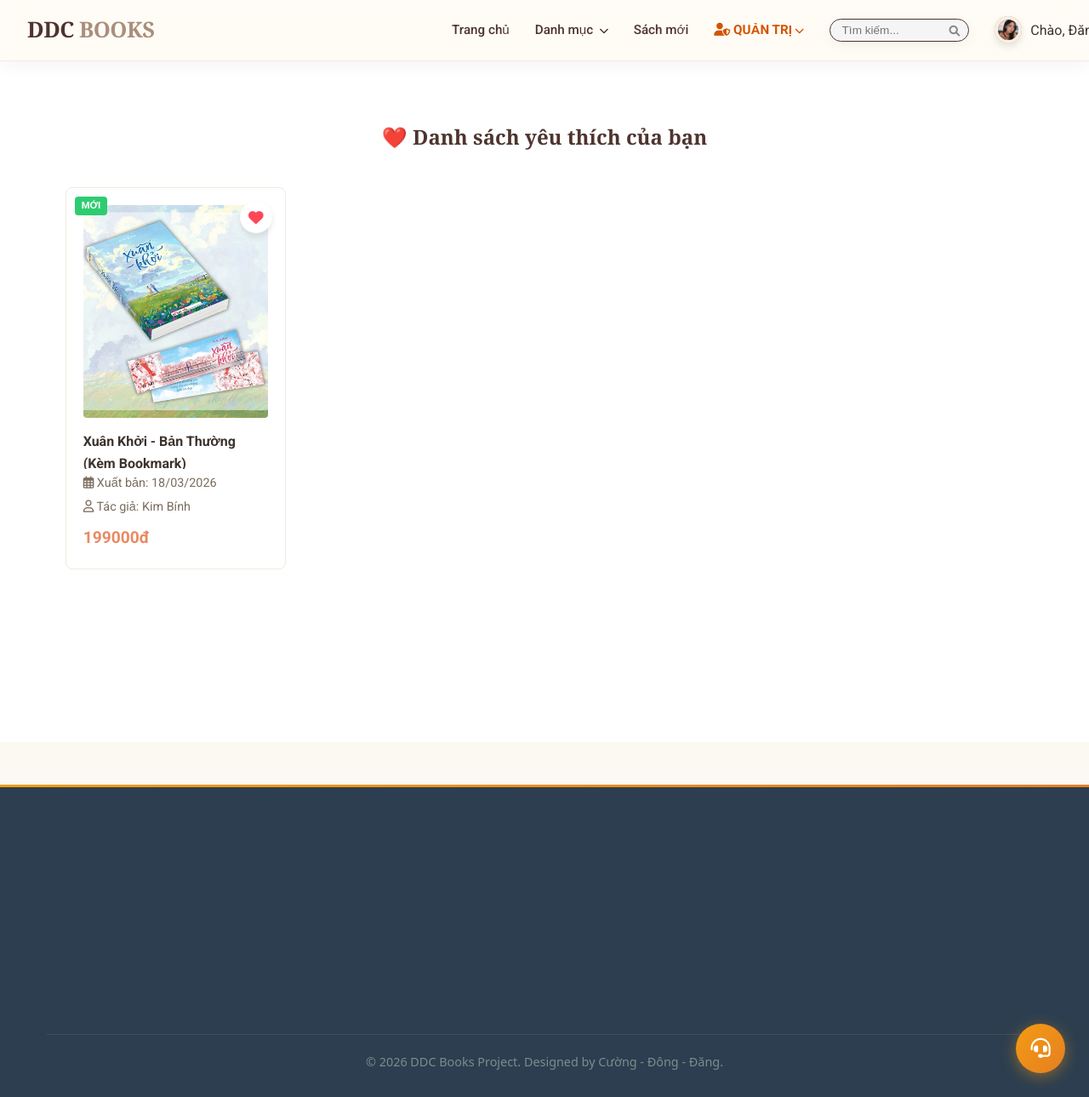
The page /my-wishlist/ (signed in) on the database its author committed.
### app/models.py (models this page shows, shortened)
class Profile(models.Model):
    user = models.OneToOneField(User, on_delete=models.CASCADE, related_name='profile')
    avatar = models.ImageField(default='default.jpg', upload_to='profile_pics')
    phone = models.CharField(max_length=15, blank=True)
    address = models.TextField(blank=True, null=True)

class Book(models.Model):
    title = models.CharField(max_length=200)
    author = models.CharField(max_length=100)
    price = models.DecimalField(max_digits=10, decimal_places=0)
    category = models.ForeignKey(Category, on_delete=models.SET_NULL, null=True, related_name='books')
    stock = models.IntegerField(default=0)
    release_date = models.DateField(default=timezone.now)
    wishlist = models.ManyToManyField(User, related_name="favorite_books", blank=True)
    description = models.TextField(blank=True, null=True)
    image = models.ImageField(upload_to='books/', blank=True, null=True)
    @property
    def is_new(self):
        three_months_ago = timezone.now().date() - timedelta(days=90)
        return self.release_date >= three_months_ago

### app/views.py (the view)
# urls.py: path('my-wishlist/', views.wishlist_list, name='wishlist_list'),
@login_required
def wishlist_list(request):
    favorite_books = Book.objects.filter(wishlist=request.user).order_by('-id')
    context = {
        'books': favorite_books,
        'title': 'Sách yêu thích của tôi'
    }
    return render(request, 'app/wishlist.html', context)

### app/context_processors.py (called while the page is built)
def categories_processor(request):
    return {
        'categories': Category.objects.all()
    }

### app/templates/app/wishlist.html (shortened to what this page needs)
{% extends 'app/base.html' %}
{% load static %}
{% block content %}
<div class="container" style="margin-top: 50px; margin-bottom: 100px;">
    <h2 style="text-align: center; font-family: 'Playfair Display', serif; margin-bottom: 40px; color: #4E342E;">
        ❤️ Danh sách yêu thích của bạn
    </h2>
    <div class="book-grid">
      {% for book in books %}
        <a href="{% url 'book_detail' book.id %}" class="book-card-link" style="text-decoration: none; color: inherit; display: block;">
          <div class="book-card" style="position: relative;">
            {% if book.is_new %}
              <span class="badge-new">MỚI</span>
            {% endif %}
            <button class="wishlist-btn active"
                    onclick="event.preventDefault(); event.stopPropagation(); toggleWishlist(this, '{{ book.id }}')">
              <i class="fas fa-heart"></i>
            </button>
            <div class="book-thumb" style="background: {% if not book.image %}#eee{% endif %}; padding: 0; overflow: hidden; display: flex; align-items: center; justify-content: center;">
              {% if book.image %}
                <img src="{{ book.image.url }}" alt="{{ book.title }}" style="width: 100%; height: 100%; object-fit: cover;" />
              {% endif %}
            </div>
            <h4 style="margin-top: 15px; height: 2.8rem; overflow: hidden; display: -webkit-box; -webkit-line-clamp: 2; -webkit-box-orient: vertical;">
              {{ book.title }}
            </h4>
            <p style="color: #7A6D5D; font-size: 0.9rem; margin-top: 5px;">
                <i class="far fa-calendar-alt"></i> Xuất bản: {{ book.release_date|date:"d/m/Y" }}
            </p>
            <p style="color: #7A6D5D; font-size: 0.9rem; margin-top: 5px;">
                <i class="far fa-user"></i> Tác giả: {{ book.author }}
            </p>
            <p style="color: var(--primary); font-weight: 700; font-size: 1.2rem; margin-top: 10px;">
                {{ book.price }}đ
            </p>
          </div>
        </a>
      {% endfor %}
    </div>
</div>
{% endblock %}

### app/templates/app/base.html (shortened to what this page needs)
{% load static %}
<!DOCTYPE html>
<html lang="vi">
  <head>
    <link rel="stylesheet" href="https://cdnjs.cloudflare.com/ajax/libs/font-awesome/6.0.0/css/all.min.css" />
    <link rel="stylesheet" href="{% static 'app/css/style.css' %}?v={% now 'U' %}" />
    <link rel="stylesheet" href="https://cdnjs.cloudflare.com/ajax/libs/animate.css/4.1.1/animate.min.css" />
  </head>
  <body>
    <header>
    <div class="container header-flex">
        <a href="{% url 'home' %}" class="logo">DDC <span>BOOKS</span></a>
        <nav>
            <ul class="menu-links">
                <li>
                    <a href="{% url 'home' %}">Trang chủ</a>
                </li>
                <li class="dropdown">
                    <a href="#">Danh mục <i class="fas fa-chevron-down" style="font-size: 0.7rem; margin-left: 4px;"></i></a>
                </li>
                <li>
                    <a href="{% url 'home' %}?filter=new" style="{% if request.GET.filter == 'new' %}color: var(--primary); font-weight: bold;{% endif %}">Sách mới</a>
                </li>
                {% if user.is_staff %}
                <li class="dropdown">
                    <a href="#" style="color: #d35400; font-weight: bold;">
                        <i class="fas fa-user-shield"></i> QUẢN TRỊ <i class="fas fa-chevron-down" style="font-size: 0.7rem;"></i>
                    </a>
                </li>
                {% else %}
                <li>
                    <a href="#">Liên hệ</a>
                </li>
                {% endif %}
                <li class="header-search-item">
                    <form action="{% url 'home' %}" method="GET" class="header-search-box">
                        <div class="search-wrapper">
                            <input type="text" name="q" placeholder="Tìm kiếm..." value="{{ request.GET.q|default:'' }}">
                            <button type="submit"><i class="fas fa-search"></i></button>
                        </div>
                    </form>
                </li>
            </ul>
            <div class="auth-box">
                {% if user.is_authenticated %}
                <div class="user-dropdown">
                    <div class="avatar-small">
                        <img src="{{ user.profile.avatar.url }}" alt="Avatar" style="width: 100%; height: 100%; border-radius: 50%; object-fit: cover; border: 4px solid var(--beige); box-shadow: 0 4px 10px rgba(0,0,0,0.1);" />
                    </div>
                    <span>Chào, {{ user.first_name }}</span>
                </div>
                {% else %}
                <div class="log_sign-group">
                    <span class="nav-slider"></span>
                    <a href="{% url 'signup' %}" class="auth-link" id="link-signup">Đăng ký</a>
                    <a href="{% url 'login' %}" class="auth-link" id="link-login">Đăng nhập</a>
                </div>
                {% endif %}
            </div>
        </nav>
    </div>
</header>
   <main>
    <div class="content-wrapper" style="background-color: #ffffff; min-height: 100vh;">
        <div class="container" style="max-width: 1300px; margin: 0 auto; padding: 20px 15px;">
            <div style="display: flex; gap: 30px; align-items: flex-start;">
                <div style="flex-grow: 1;">
                    <div class="main-books-content" style="margin-bottom: 50px;">
                        {% block content %}
                        {% endblock %}
                    </div>
                </div>
            </div>
        </div>
    </div>
</main>
    <footer style="background-color: #2c3e50; color: #ecf0f1; padding: 60px 0 30px; margin-top: 50px; font-family: 'Segoe UI', Tahoma, Geneva, Verdana, sans-serif;">
    <div class="container" style="max-width: 1200px; margin: 0 auto; padding: 0 15px;">
        <div style="display: grid; grid-template-columns: repeat(auto-fit, minmax(250px, 1fr)); gap: 40px;">
        </div>
        <hr style="border: 0; border-top: 1px solid #3e4f5f; margin: 40px 0 20px;">
        <div style="text-align: center; color: #7f8c8d; font-size: 0.9rem;">
            <p>&copy; 2026 DDC Books Project. Designed by Cường - Đông - Đăng.</p>
        </div>
    </div>
</footer>
  {% if user.is_authenticated %}
  <button id="chat-bubble-btn" onclick="chatToggle()" title="Chat hỗ trợ">
    <i class="fas {% if user.is_staff %}fa-headset{% else %}fa-comments{% endif %}" id="chat-bubble-icon"></i>
  </button>
  {% endif %}
  </body>
</html>

### app/static/app/css/style.css (style rules this page uses)
:root { --primary: #E98A61; --dark-brown: #4E342E; --beige: #F5F0E6; --white-warm: #FCF8F2; --text: #3C332D; }
* { margin: 0; padding: 0; box-sizing: border-box; }
body { font-family: 'Roboto', sans-serif; background: var(--white-warm); color: var(--text); line-height: 1.6; }
.container { max-width: 1400px; margin: auto; width: 95%; }
header { background: var(--beige); padding: 15px 0; border-bottom: 1px solid #E0D7C6; position: sticky; top: 0; z-index: 1000; }
.header-flex { display: flex; justify-content: space-between; align-items: center; }
.logo { font-family: 'Playfair Display', serif; font-size: 1.6rem; text-decoration: none; color: var(--dark-brown) !important; font-weight: 700; }
.logo span { color: #A98F7C; }
nav { display: flex; align-items: center; gap: 40px; }
.menu-links { display: flex; list-style: none; gap: 30px; }
.menu-links a { text-decoration: none; color: var(--dark-brown); font-size: 0.95rem; transition: 0.3s; font-weight: 500; }
.user-dropdown { position: relative; display: flex; align-items: center; gap: 10px; cursor: pointer; }
.avatar-small { width: 32px; height: 32px; background: var(--primary); color: white; border-radius: 50%; display: flex; align-items: center; justify-content: center; }
.book-grid { display: grid; grid-template-columns: repeat(auto-fill, minmax(220px, 1fr)); gap: 30px; }
.book-card { background: white; padding: 20px; border-radius: 8px; border: 1px solid #F0EAE0; transition: 0.3s; }
.menu-links li.dropdown { position: relative; }
.wishlist-btn { position: absolute; top: 15px; right: 15px; background: white; border: none; border-radius: 50%; width: 38px; height: 38px; cursor: pointer; box-shadow: 0 4px 6px rgba(0,0,0,0.1); z-index: 5; display: flex; align-items: center; justify-content: center; transition: all 0.3s ease; }
.wishlist-btn i { color: #bbb; font-size: 1.1rem; transition: color 0.3s; }
.wishlist-btn.active i { color: #ff4757 !important; font-weight: 900; }
.book-thumb { height: 250px; border-radius: 4px; margin-bottom: 15px; display: flex; align-items: center; justify-content: center; }
.badge-new { position: absolute; top: 10px; left: 10px; background: #2ecc71; color: white; padding: 2px 8px; border-radius: 4px; font-size: 0.7rem; font-weight: bold; z-index: 10; }
.search-wrapper { display: flex; align-items: center; background: rgba(255, 255, 255, 0.9); border: 1px solid var(--dark-brown); border-radius: 25px; padding: 5px 15px; transition: all 0.3s ease; box-shadow: 0 4px 15px rgba(0,0,0,0.05); }
.search-wrapper input { border: none; outline: none; background: transparent; padding: 8px; width: 200px; font-size: 0.9rem; color: var(--text); }
.search-wrapper button { border: none; background: transparent; color: var(--primary); cursor: pointer; font-size: 1.1rem; padding-left: 10px; }
.header-search-box .search-wrapper { padding: 1px 10px; border-radius: 15px; max-height: 32px; background: #f5f5f5; }
.header-search-box input { width: 120px; font-size: 0.85rem; padding: 4px; }
.header-search-box button i { font-size: 0.8rem; color: #888; }
header nav { display: flex; align-items: center; gap: 30px; flex-grow: 1; justify-content: flex-end; margin-right: -100px; }

### rows shown on the page
Book: shows "MỚI", image (picture), title "Xuân Khởi - Bản Thường (Kèm Bookmark)", release_date "18/03/2026", author "Kim Bính", price "199000"
